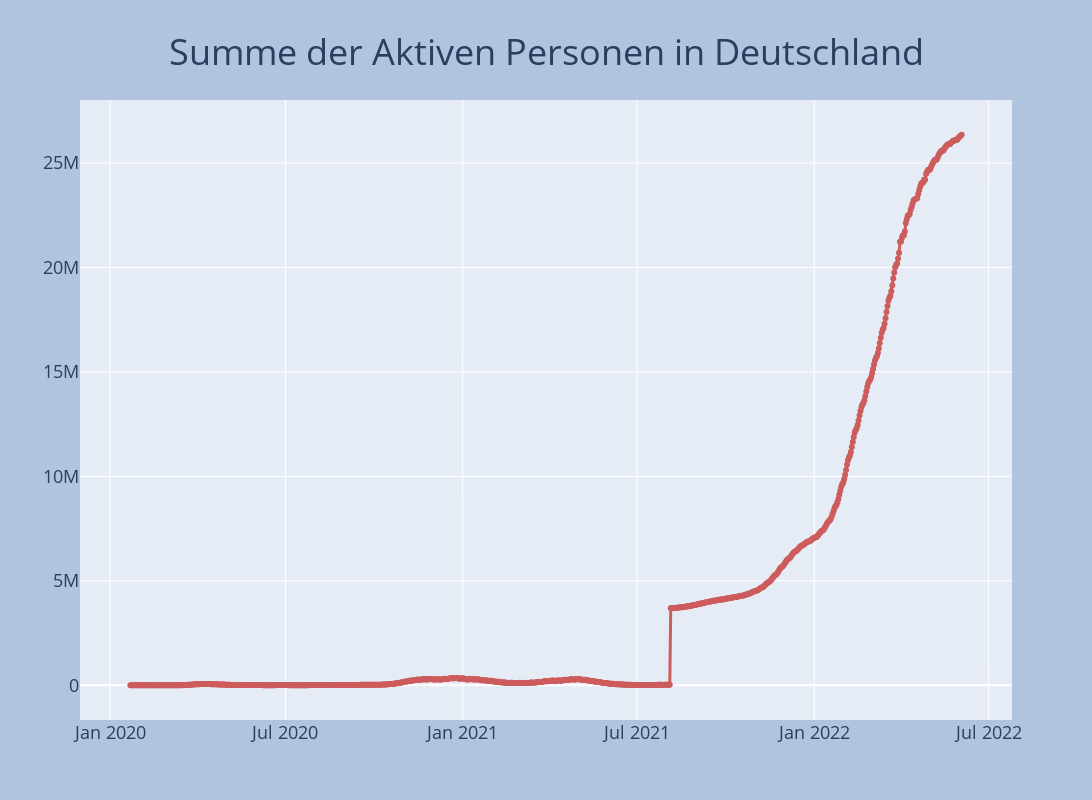

The cell this chart's notebook holds for it:
### Code cell
fig = go.Figure()
fig.add_trace(go.Scatter(x=df.datum, y=df.aktiv,line=dict(color='indianred', width=3),mode='lines+markers'))
fig = plot_layout(fig, 'Summe der Aktiven Personen in Deutschland')
fig.show()

### Figure 1 — Plotly figure (JSON) as saved in the notebook; plotly's stock layout.template omitted (floating-point values rounded to 4 significant figures; data arrays with more than 128 entries replaced by an {"elided": "..."} marker saying what was removed)
{"data": [{"line": {"color": "indianred", "width": 3}, "mode": "lines+markers", "type": "scatter", "x": {"elided": "864 str values"}, "y": {"elided": "864 int values"}}], "layout": {"autosize": false, "height": 800, "hovermode": "x", "legend": {"bgcolor": "lightgray", "font": {"color": "black", "size": 18}, "x": 0.05, "y": 0.95}, "paper_bgcolor": "LightSteelBlue", "title": {"font": {"size": 36}, "text": "Summe der Aktiven Personen in Deutschland", "x": 0.5, "xanchor": "center", "y": 0.95}, "width": 1600, "xaxis": {"tickfont": {"size": 18}}, "yaxis": {"tickfont": {"size": 18}}}}
